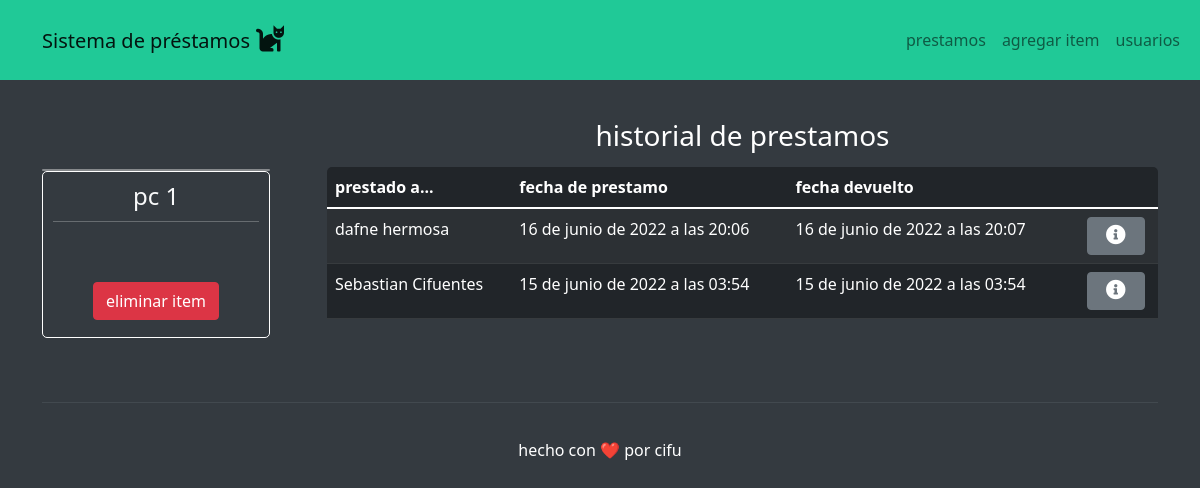
The page /3/ on the database as committed earlier.
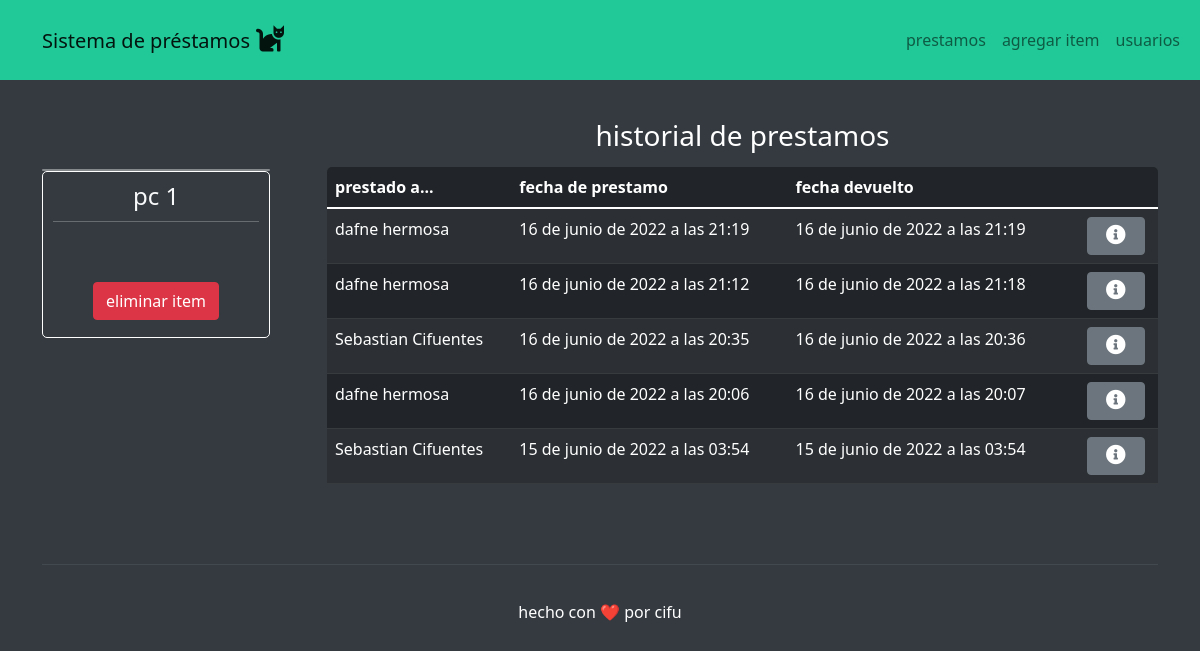
The same page on the database as committed later.
### items/models.py (models this page shows, shortened)
class prestamo(models.Model):
    usuario = models.ForeignKey(usuario, on_delete=models.CASCADE)
    item = models.ForeignKey(item, on_delete=models.CASCADE)
    fecha_prestamo = models.DateTimeField('fecha prestamo', null=True, blank=True)
    fecha_devuelto = models.DateTimeField('fecha devuelto', null=True, blank=True)
    devuelto = models.BooleanField(default=False)

class usuario(models.Model):
    nombre = models.CharField(max_length=150)
    rol = models.CharField(max_length=15, blank=True)
    rut = models.CharField(max_length=15, blank=True)
    correo = models.CharField(max_length=150, blank=True)
    def __str__(self):
        return self.nombre

### items/views.py (the view)
# urls.py: path('<int:id>/', views.item_, name='item_'),
def item_(request, id):
    print("request de item")
    item_ = get_object_or_404(item, pk=id)
    prestamos = prestamo.objects.filter(item=item_).order_by("-fecha_prestamo")
    return(render(request, 'item.html', {'item':item_, 'prestamos':prestamos}))

### items/models.py (called while the page is built)
    def __str__(self):
        return self.nombre

### items/templates/item.html (shortened to what this page needs)
{% extends 'base.html' %}
{% block content %}
<div class="container" style="padding-top: 39px;">
    <div class="row">
        <div class="col-auto col-md-3" style="margin-top: 50px;padding-right: 45px;">
            <div class="card" style="background: rgba(255,255,255,0.5);"></div>
            <form
                style="border-radius: 5px;padding-top: 10px;padding-right: 10px;padding-bottom: 10px;padding-left: 10px;border: 1px solid var(--bs-body-bg);border-top-style: solid;">
                <h1 class="fs-4 text-center" style="color: var(--bs-gray-100);">{{ item }}</h1>
                <hr
                    style="background: var(--bs-body-bg);border-width: 1px;border-color: var(--bs-body-bg);color: var(--bs-body-bg);margin-top: 10px;margin-bottom: 10px;" />
                <div class="d-flex d-md-flex d-lg-flex justify-content-end justify-content-md-end align-items-md-center justify-content-lg-end justify-content-xl-center"
                    style="margin-top: 60px;padding-bottom: 7px;"><button class="btn btn-danger" type="button">eliminar
                        item</button></div>
            </form>
        </div>
        <div class="col-md-9">
            <div class="text-center" style="margin-top: 0px;margin-bottom: 14px;">
                <h3 style="color: var(--bs-body-bg);">historial de prestamos</h3>
            </div>
            <div class="table-responsive" style="border-radius: 5px;border: 1px none var(--bs-body-bg);">
                <table class="table table-striped table-dark">
                    <thead>
                        <tr>
                            <th>prestado a...</th>
                            <th>fecha de prestamo</th>
                            <th>fecha devuelto</th>
                            <th></th>
                        </tr>
                    </thead>
                    <tbody>
                        {% for prestamo in prestamos %}
                        <tr>
                            <td>{{prestamo.usuario}}</td>
                            <td>{{prestamo.fecha_prestamo}}</td>
                            {% if prestamo.fecha_devuelto %}
                            <td>{{prestamo.fecha_devuelto}}</td>
                            {% else %}
                            <td> </td>
                            {% endif %}
                            <td class="d-lg-flex justify-content-lg-center"><button class="btn btn-secondary"
                                    type="button"
                                    style="text-align: center;padding-left: 18px;padding-right: 18px;margin-left: 10px;"><i
                                        class="fas fa-info-circle fs-5"></i></button></td>
                        </tr>
                        {% endfor %}
                    </tbody>
                </table>
            </div>
        </div>
    </div>
</div>
{% endblock %}

Rows that differ between the two databases and show on the page:
added prestamo: usuario "dafne hermosa", fecha_prestamo "16 de junio de 2022 a las 21:19", fecha_devuelto "16 de junio de 2022 a las 21:19"
added prestamo: usuario "dafne hermosa", fecha_prestamo "16 de junio de 2022 a las 21:12", fecha_devuelto "16 de junio de 2022 a las 21:18"
added prestamo: usuario "Sebastian Cifuentes", fecha_prestamo "16 de junio de 2022 a las 20:35", fecha_devuelto "16 de junio de 2022 a las 20:36"
